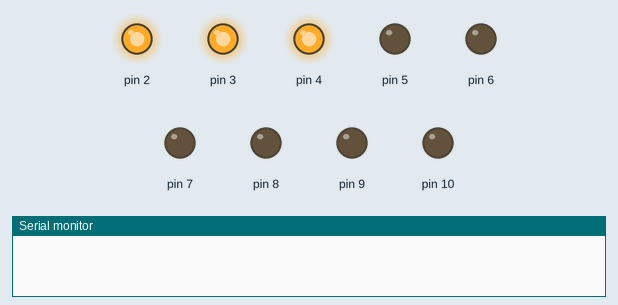
Simulated run of this sketch. Board: Arduino Uno, built with avr-gcc and run on an emulated ATmega328P. On the bench: output pins drawn as LEDs (lit = HIGH), the last lines printed to the serial monitor.

Above: at 0.04 s.
At 0.2 s:
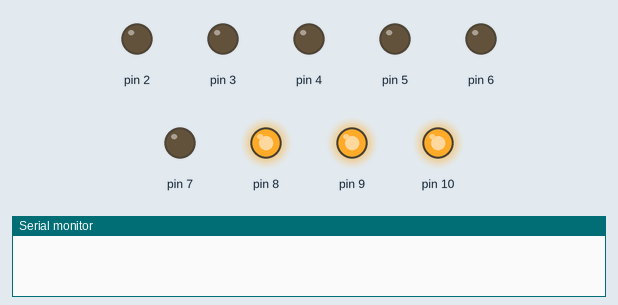
At 0.52 s:
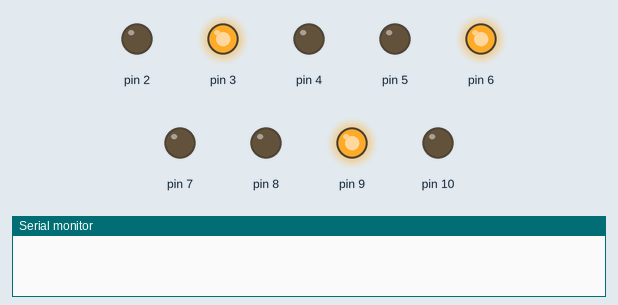
At 0.95 s:
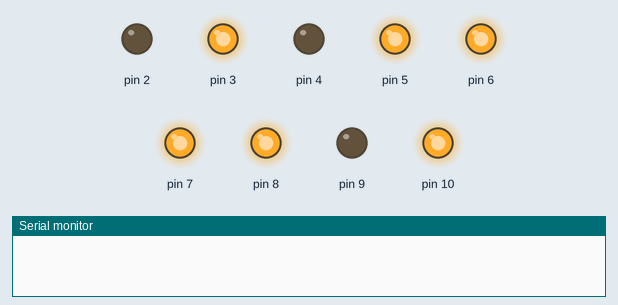
At 6.92 s:
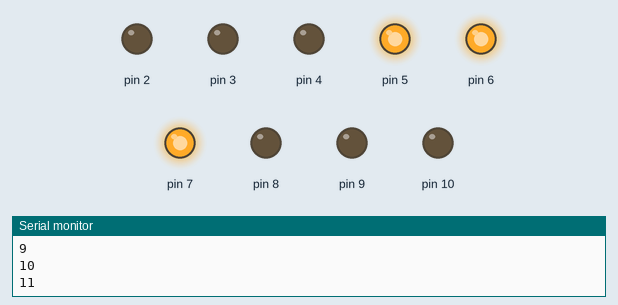
At 8.65 s:
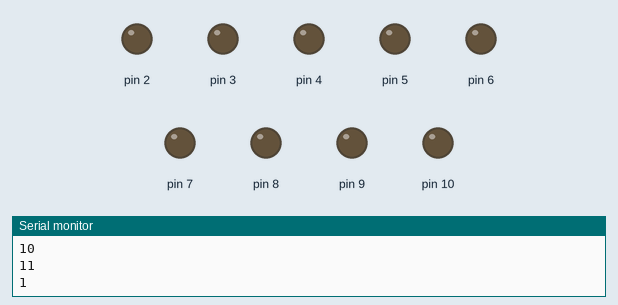
Timing chart, 0 to 8.9 s (numbered marks = the images above):
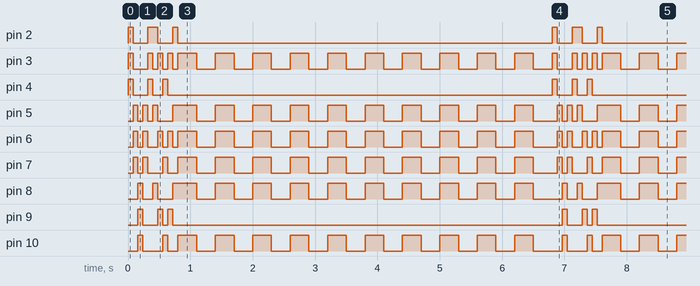

Measured:
- by itself, pin 2: repeats every 6.8 s: LOW 0.24 s, HIGH 0.16 s, LOW 0.24 s, HIGH 0.08 s, LOW 6.0 s, HIGH 0.08 s
- by itself, pin 3, pin 5–7, pin 10: moves between LOW and HIGH, repeating every 6.8 s
- by itself, pin 4: repeats every 6.8 s: LOW 0.24 s, HIGH 0.08 s, LOW 0.16 s, HIGH 0.08 s, LOW 6.2 s, HIGH 0.08 s
- by itself, pin 8: repeats every 6.8 s: LOW 0.16 s, HIGH 0.08 s, LOW 0.24 s, HIGH 0.38 s, 9 × (LOW 0.30 s, HIGH 0.30 s), LOW 0.46 s, HIGH 0.08 s
- by itself, pin 9: repeats every 6.8 s: LOW 0.24 s, HIGH 0.08 s, LOW 0.08 s, HIGH 0.08 s, LOW 6.2 s, HIGH 0.08 s

The sketch:

LIGHT.ino
```cpp
int t=80;
int i=0;
void setup()
{
  pinMode(2,OUTPUT);
  pinMode(3,OUTPUT);
  pinMode(4,OUTPUT);
  pinMode(5,OUTPUT);
  pinMode(6,OUTPUT);
  pinMode(7,OUTPUT);
  pinMode(8,OUTPUT);
  pinMode(9,OUTPUT);
  pinMode(10,OUTPUT);
  Serial.begin(9600);

}

void loop()
{
digitalWrite(2,HIGH);
digitalWrite(3,HIGH);
digitalWrite(4,HIGH);
digitalWrite(5,LOW);
digitalWrite(6,LOW);
digitalWrite(7,LOW);
digitalWrite(8,LOW);
digitalWrite(9,LOW);
digitalWrite(10,LOW);
delay(t);
digitalWrite(2,LOW);
digitalWrite(3,LOW);
digitalWrite(4,LOW);
digitalWrite(5,HIGH);
digitalWrite(6,HIGH);
digitalWrite(7,HIGH);
digitalWrite(8,LOW);
digitalWrite(9,LOW);
digitalWrite(10,LOW);
delay(t);
digitalWrite(2,LOW);
digitalWrite(3,LOW);
digitalWrite(4,LOW);
digitalWrite(5,LOW);
digitalWrite(6,LOW);
digitalWrite(7,LOW);
digitalWrite(8,HIGH);
digitalWrite(9,HIGH);
digitalWrite(10,HIGH);
delay(t);
digitalWrite(2,LOW);
digitalWrite(3,LOW);
digitalWrite(4,LOW);
digitalWrite(5,HIGH);
digitalWrite(6,HIGH);
digitalWrite(7,HIGH);
digitalWrite(8,LOW);
digitalWrite(9,LOW);
digitalWrite(10,LOW);
delay(t);
digitalWrite(2,HIGH);
digitalWrite(3,HIGH);
digitalWrite(4,HIGH);
digitalWrite(5,LOW);
digitalWrite(6,LOW);
digitalWrite(7,LOW);
digitalWrite(8,LOW);
digitalWrite(9,LOW);
digitalWrite(10,LOW);
delay(t);


digitalWrite(2,HIGH);
digitalWrite(5,HIGH);
digitalWrite(8,HIGH);
digitalWrite(3,LOW);
digitalWrite(6,LOW);
digitalWrite(9,LOW);
digitalWrite(4,LOW);
digitalWrite(7,LOW);
digitalWrite(10,LOW);
delay(t);
digitalWrite(2,LOW);
digitalWrite(5,LOW);
digitalWrite(8,LOW);
digitalWrite(3,HIGH);
digitalWrite(6,HIGH);
digitalWrite(9,HIGH);
digitalWrite(4,LOW);
digitalWrite(7,LOW);
digitalWrite(10,LOW);
delay(t);
digitalWrite(2,LOW);
digitalWrite(5,LOW);
digitalWrite(8,LOW);
digitalWrite(3,LOW);
digitalWrite(6,LOW);
digitalWrite(9,LOW);
digitalWrite(4,HIGH);
digitalWrite(7,HIGH);
digitalWrite(10,HIGH);
delay(t);
digitalWrite(2,LOW);
digitalWrite(5,LOW);
digitalWrite(8,LOW);
digitalWrite(3,HIGH);
digitalWrite(6,HIGH);
digitalWrite(9,HIGH);
digitalWrite(4,LOW);
digitalWrite(7,LOW);
digitalWrite(10,LOW);
delay(t);
digitalWrite(2,HIGH);
digitalWrite(5,HIGH);
digitalWrite(8,HIGH);
digitalWrite(3,LOW);
digitalWrite(6,LOW);
digitalWrite(9,LOW);
digitalWrite(4,LOW);
digitalWrite(7,LOW);
digitalWrite(10,LOW);
delay(t);


while(i<=10)
{
  if(i<10)
  {
digitalWrite(3,HIGH);
digitalWrite(5,HIGH);
digitalWrite(6,HIGH);
digitalWrite(7,HIGH);
digitalWrite(8,HIGH);
digitalWrite(9,LOW);
digitalWrite(4,LOW);
digitalWrite(2,LOW);
digitalWrite(10,HIGH);
delay(300);
digitalWrite(3,LOW);
digitalWrite(5,LOW);
digitalWrite(6,LOW);
digitalWrite(7,LOW);
digitalWrite(8,LOW);
digitalWrite(9,LOW);
digitalWrite(4,LOW);
digitalWrite(2,LOW);
digitalWrite(10,LOW);
delay(300);
  }

if(i>10)
{
break;
}
i++;
Serial.println(i);
}
if(i==11)
{
 i=0;
  }


}
```
